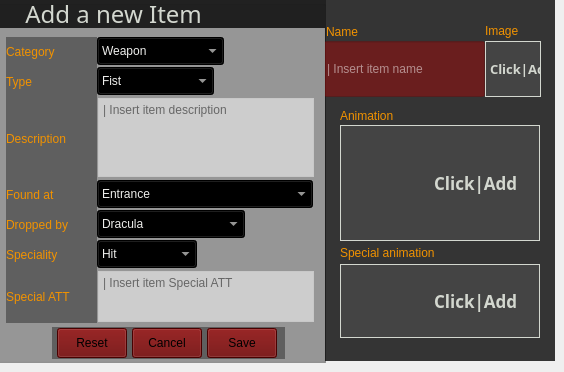
   <widget class="QWidget" name="addPage">
    <widget class="QGroupBox" name="addGroupBox">
     <property name="geometry">
      <rect>
       <x>-12</x>
       <y>0</y>
       <width>338</width>
       <height>363</height>
      </rect>
     </property>
     <property name="minimumSize">
      <size>
       <width>338</width>
       <height>363</height>
      </size>
     </property>
     <property name="maximumSize">
      <size>
       <width>333</width>
       <height>363</height>
      </size>
     </property>
     <property name="styleSheet">
      <string notr="true">background-color: rgba(0, 0, 0, 93);</string>
     </property>
     <property name="title">
      <string/>
     </property>
     <property name="flat">
      <bool>false</bool>
     </property>
     <widget class="QLabel" name="addTypeLabel">
      <property name="geometry">
       <rect>
        <x>18</x>
        <y>67</y>
        <width>91</width>
        <height>30</height>
       </rect>
      </property>
      <property name="styleSheet">
       <string notr="true">background-color: rgba(0, 0, 0, 93);
font: 75 italic 11pt &quot;URW Bookman L&quot;;
color: rgb(241, 146, 0);</string>
      </property>
      <property name="text">
       <string>Type</string>
      </property>
     </widget>
     <widget class="QLabel" name="addDescriptionLabel">
      <property name="geometry">
       <rect>
        <x>18</x>
        <y>97</y>
        <width>91</width>
        <height>83</height>
       </rect>
      </property>
      <property name="styleSheet">
       <string notr="true">background-color: rgba(0, 0, 0, 93);
font: 75 italic 11pt &quot;URW Bookman L&quot;;
color: rgb(241, 146, 0);</string>
      </property>
      <property name="text">
       <string>Description</string>
      </property>
     </widget>
     <widget class="QLabel" name="addFoundLabel">
      <property name="geometry">
       <rect>
        <x>18</x>
        <y>180</y>
        <width>91</width>
        <height>30</height>
       </rect>
      </property>
      <property name="styleSheet">
       <string notr="true">background-color: rgba(0, 0, 0, 93);
font: 75 italic 11pt &quot;URW Bookman L&quot;;
color: rgb(241, 146, 0);</string>
      </property>
      <property name="text">
       <string>Found at</string>
      </property>
     </widget>
     <widget class="QLabel" name="addDroppedLabel">
      <property name="geometry">
       <rect>
        <x>18</x>
        <y>210</y>
        <width>91</width>
        <height>30</height>
       </rect>
      </property>
      <property name="styleSheet">
       <string notr="true">background-color: rgba(0, 0, 0, 93);
font: 75 italic 11pt &quot;URW Bookman L&quot;;
color: rgb(241, 146, 0);</string>
      </property>
      <property name="text">
       <string>Dropped by</string>
      </property>
     </widget>
     <widget class="QLabel" name="addSpecialityLabel">
      <property name="geometry">
       <rect>
        <x>18</x>
        <y>240</y>
        <width>91</width>
        <height>30</height>
       </rect>
      </property>
      <property name="styleSheet">
       <string notr="true">background-color: rgba(0, 0, 0, 93);
font: 75 italic 11pt &quot;URW Bookman L&quot;;
color: rgb(241, 146, 0);</string>
      </property>
      <property name="text">
       <string>Speciality</string>
      </property>
     </widget>
     <widget class="QLabel" name="addSpecialAttLabel">
      <property name="geometry">
       <rect>
        <x>18</x>
        <y>270</y>
        <width>91</width>
        <height>53</height>
       </rect>
      </property>
      <property name="styleSheet">
       <string notr="true">background-color: rgba(0, 0, 0, 93);
font: 75 italic 11pt &quot;URW Bookman L&quot;;
color: rgb(241, 146, 0);</string>
      </property>
      <property name="text">
       <string>Special ATT</string>
      </property>
     </widget>
     <widget class="QComboBox" name="addTypeBox">
      <property name="geometry">
       <rect>
        <x>109</x>
        <y>67</y>
        <width>117</width>
        <height>28</height>
       </rect>
      </property>
      <property name="styleSheet">
       <string notr="true">background-color: rgb(0, 0, 0);
font: 12pt &quot;URW Bookman L&quot;;
color: rgb(238, 238, 236);
gridline-color: rgb(46, 52, 54);
selection-color: rgb(0, 0, 0);
selection-background-color: rgb(181, 0, 0);

</string>
      </property>
      <item>
       <property name="text">
        <string>Fist</string>
       </property>
      </item>
      <item>
       <property name="text">
        <string>Club</string>
       </property>
      </item>
      <item>
       <property name="text">
        <string>Two Hand</string>
       </property>
      </item>
      <item>
       <property name="text">
        <string>Throw One</string>
       </property>
      </item>
      <item>
       <property name="text">
        <string>Sword</string>
       </property>
      </item>
      <item>
       <property name="text">
        <string>Dagger</string>
       </property>
      </item>
     </widget>
     <widget class="QComboBox" name="addSpecialityBox">
      <property name="geometry">
       <rect>
        <x>109</x>
        <y>240</y>
        <width>100</width>
        <height>28</height>
       </rect>
      </property>
      <property name="styleSheet">
       <string notr="true">background-color: rgb(0, 0, 0);
font: 12pt &quot;URW Bookman L&quot;;
color: rgb(238, 238, 236);
gridline-color: rgb(46, 52, 54);
selection-color: rgb(0, 0, 0);
selection-background-color: rgb(181, 0, 0);

</string>
      </property>
      <item>
       <property name="text">
        <string>Hit</string>
       </property>
      </item>
      <item>
       <property name="text">
        <string>Cut</string>
       </property>
      </item>
      <item>
       <property name="text">
        <string>Curse</string>
       </property>
      </item>
      <item>
       <property name="text">
        <string>Poison</string>
       </property>
      </item>
      <item>
       <property name="text">
        <string>Stone</string>
       </property>
      </item>
      <item>
       <property name="text">
        <string>Fire</string>
       </property>
      </item>
      <item>
       <property name="text">
        <string>Ice</string>
       </property>
      </item>
      <item>
       <property name="text">
        <string>Thunder</string>
       </property>
      </item>
      <item>
       <property name="text">
        <string>Holly</string>
       </property>
      </item>
      <item>
       <property name="text">
        <string>Dark</string>
       </property>
      </item>
     </widget>
     <widget class="QComboBox" name="addFoundBox">
      <property name="geometry">
       <rect>
        <x>109</x>
        <y>180</y>
        <width>216</width>
        <height>28</height>
       </rect>
      </property>
      <property name="styleSheet">
       <string notr="true">background-color: rgb(0, 0, 0);
font: 12pt &quot;URW Bookman L&quot;;
color: rgb(238, 238, 236);
gridline-color: rgb(46, 52, 54);
selection-color: rgb(0, 0, 0);
selection-background-color: rgb(181, 0, 0);

</string>
      </property>
      <item>
       <property name="text">
        <string>Entrance</string>
       </property>
      </item>
      <item>
       <property name="text">
        <string>Alchemy Laboratory</string>
       </property>
      </item>
      <item>
       <property name="text">
        <string>Marble Gallery</string>
       </property>
      </item>
      <item>
       <property name="text">
        <string>Cursed Prison</string>
       </property>
      </item>
      <item>
       <property name="text">
        <string>Outer Wall</string>
       </property>
      </item>
      <item>
       <property name="text">
        <string>Long Library</string>
       </property>
      </item>
      <item>
       <property name="text">
        <string>Underground Caverns</string>
       </property>
      </item>
      <item>
       <property name="text">
        <string>Royal Chapel</string>
       </property>
      </item>
      <item>
       <property name="text">
        <string>Castle Keep</string>
       </property>
      </item>
      <item>
       <property name="text">
        <string>Underground Garden</string>
       </property>
      </item>
      <item>
       <property name="text">
        <string>Olrox's Quarters</string>
       </property>
      </item>
      <item>
       <property name="text">
        <string>Colosseum</string>
       </property>
      </item>
      <item>
       <property name="text">
        <string>Abandoned Mine</string>
       </property>
      </item>
      <item>
       <property name="text">
        <string>Catacombs</string>
       </property>
      </item>
      <item>
       <property name="text">
        <string>Clock Tower</string>
       </property>
      </item>
      <item>
       <property name="text">
        <string>Master of the Castle</string>
       </property>
      </item>
      <item>
       <property name="text">
        <string>Reverse Keep</string>
       </property>
      </item>
      <item>
       <property name="text">
        <string>Reverse Clock Tower</string>
       </property>
      </item>
      <item>
       <property name="text">
        <string>Reverse Outer Wall</string>
       </property>
      </item>
      <item>
       <property name="text">
        <string>Forbidden Library</string>
       </property>
      </item>
      <item>
       <property name="text">
        <string>Black Marble Gallery</string>
       </property>
      </item>
      <item>
       <property name="text">
        <string>Death Wing's Lair</string>
       </property>
      </item>
      <item>
       <property name="text">
        <string>Reverse Colosseum</string>
       </property>
      </item>
      <item>
       <property name="text">
        <string>Anti-Chapel</string>
       </property>
      </item>
      <item>
       <property name="text">
        <string>Reverse Caverns</string>
       </property>
      </item>
      <item>
       <property name="text">
        <string>Reverse Cursed Prison</string>
       </property>
      </item>
      <item>
       <property name="text">
        <string>Necromancy Laboratory</string>
       </property>
      </item>
      <item>
       <property name="text">
        <string>Reverse Entrance</string>
       </property>
      </item>
      <item>
       <property name="text">
        <string>Hell Garden</string>
       </property>
      </item>
      <item>
       <property name="text">
        <string>Cave</string>
       </property>
      </item>
      <item>
       <property name="text">
        <string>Floating Catacombs</string>
       </property>
      </item>
      <item>
       <property name="text">
        <string>Final Showdown</string>
       </property>
      </item>
     </widget>
     <widget class="QComboBox" name="addDroppedBox">
      <property name="geometry">
       <rect>
        <x>109</x>
        <y>210</y>
        <width>148</width>
        <height>28</height>
       </rect>
      </property>
      <property name="styleSheet">
       <string notr="true">background-color: rgb(0, 0, 0);
font: 12pt &quot;URW Bookman L&quot;;
color: rgb(238, 238, 236);
gridline-color: rgb(46, 52, 54);
selection-color: rgb(0, 0, 0);
selection-background-color: rgb(181, 0, 0);

</string>
      </property>
      <item>
       <property name="text">
        <string>Dracula</string>
       </property>
      </item>
      <item>
       <property name="text">
        <string>Blood Skeleton</string>
       </property>
      </item>
      <item>
       <property name="text">
        <string>Bat</string>
       </property>
      </item>
      <item>
       <property name="text">
        <string>Stone Skull</string>
       </property>
      </item>
      <item>
       <property name="text">
        <string>Zombie</string>
       </property>
      </item>
      <item>
       <property name="text">
        <string>Merman</string>
       </property>
      </item>
      <item>
       <property name="text">
        <string>Skeleton</string>
       </property>
      </item>
      <item>
       <property name="text">
        <string>Warg</string>
       </property>
      </item>
      <item>
       <property name="text">
        <string>Bone Scimitar</string>
       </property>
      </item>
      <item>
       <property name="text">
        <string>Merman</string>
       </property>
      </item>
      <item>
       <property name="text">
        <string>Spittle Bone</string>
       </property>
      </item>
      <item>
       <property name="text">
        <string>Axe Knight</string>
       </property>
      </item>
     </widget>
     <widget class="QTextEdit" name="addDescriptionEdit">
      <property name="geometry">
       <rect>
        <x>110</x>
        <y>98</y>
        <width>216</width>
        <height>79</height>
       </rect>
      </property>
      <property name="styleSheet">
       <string notr="true">background-color: rgba(255, 255, 255, 134);
font: 12pt &quot;URW Bookman L&quot;;
color: rgb(0, 0, 0);</string>
      </property>
      <property name="placeholderText">
       <string>| Insert item description</string>
      </property>
     </widget>
     <widget class="QTextEdit" name="addSpecialAttEdit">
      <property name="geometry">
       <rect>
        <x>110</x>
        <y>271</y>
        <width>216</width>
        <height>51</height>
       </rect>
      </property>
      <property name="maximumSize">
       <size>
        <width>228</width>
        <height>60</height>
       </size>
      </property>
      <property name="styleSheet">
       <string notr="true">background-color: rgba(255, 255, 255, 134);
font: 12pt &quot;URW Bookman L&quot;;
color: rgb(0, 0, 0);</string>
      </property>
      <property name="placeholderText">
       <string>| Insert item Special ATT</string>
      </property>
     </widget>
     <widget class="QLabel" name="addTitleLabel">
      <property name="geometry">
       <rect>
        <x>0</x>
        <y>0</y>
        <width>337</width>
        <height>28</height>
       </rect>
      </property>
      <property name="font">
       <font>
        <family>Ubuntu Condensed</family>
        <pointsize>18</pointsize>
        <weight>9</weight>
        <italic>false</italic>
        <bold>false</bold>
       </font>
      </property>
      <property name="styleSheet">
       <string notr="true">background-color: rgba(0, 0, 0, 200);
font: 75 18pt &quot;Ubuntu Condensed&quot;;
color: rgb(211, 215, 207);</string>
      </property>
      <property name="text">
       <string>      Add a new Item</string>
      </property>
     </widget>
     <widget class="QLabel" name="addCategoryLabel">
      <property name="geometry">
       <rect>
        <x>18</x>
        <y>37</y>
        <width>91</width>
        <height>30</height>
       </rect>
      </property>
      <property name="styleSheet">
       <string notr="true">background-color: rgba(0, 0, 0, 93);
font: 75 italic 11pt &quot;URW Bookman L&quot;;
color: rgb(241, 146, 0);</string>
      </property>
      <property name="text">
       <string>Category</string>
      </property>
     </widget>
     <widget class="QComboBox" name="addCategoryBox">
      <property name="geometry">
       <rect>
        <x>109</x>
        <y>37</y>
        <width>127</width>
        <height>28</height>
       </rect>
      </property>
      <property name="styleSheet">
       <string notr="true">background-color: rgb(0, 0, 0);
font: 12pt &quot;URW Bookman L&quot;;
color: rgb(238, 238, 236);
gridline-color: rgb(46, 52, 54);
selection-color: rgb(0, 0, 0);
selection-background-color: rgb(181, 0, 0);

</string>
      </property>
      <item>
       <property name="text">
        <string>Weapon</string>
       </property>
      </item>
      <item>
       <property name="text">
        <string>Armor</string>
       </property>
      </item>
      <item>
       <property name="text">
        <string>Shield</string>
       </property>
      </item>
      <item>
       <property name="text">
        <string>Relic</string>
       </property>
      </item>
      <item>
       <property name="text">
        <string>Card</string>
       </property>
      </item>
      <item>
       <property name="text">
        <string>Consumable</string>
       </property>
      </item>
      <item>
       <property name="text">
        <string>Other</string>
       </property>
      </item>
     </widget>
     <widget class="QFrame" name="actionButtonBox">
      <property name="geometry">
       <rect>
        <x>64</x>
        <y>327</y>
        <width>233</width>
        <height>32</height>
       </rect>
      </property>
      <property name="frameShape">
       <enum>QFrame::NoFrame</enum>
      </property>
      <property name="frameShadow">
       <enum>QFrame::Plain</enum>
      </property>
      <property name="lineWidth">
       <number>0</number>
      </property>
      <layout class="QHBoxLayout" name="horizontalLayout">
       <property name="spacing">
        <number>0</number>
       </property>
       <property name="leftMargin">
        <number>0</number>
       </property>
       <property name="topMargin">
        <number>0</number>
       </property>
       <property name="rightMargin">
        <number>0</number>
       </property>
       <property name="bottomMargin">
        <number>0</number>
       </property>
       <item>
        <widget class="QPushButton" name="resetButton">
         <property name="minimumSize">
          <size>
           <width>70</width>
           <height>30</height>
          </size>
         </property>
         <property name="maximumSize">
          <size>
           <width>70</width>
           <height>30</height>
          </size>
         </property>
         <property name="cursor">
          <cursorShape>PointingHandCursor</cursorShape>
         </property>
         <property name="styleSheet">
          <string notr="true">background-color: rgb(104, 0, 0);
font: 12pt &quot;URW Bookman L&quot;;
selection-background-color: rgb(0, 0, 0);</string>
         </property>
         <property name="text">
          <string>Reset</string>
         </property>
        </widget>
       </item>
       <item>
        <widget class="QPushButton" name="cancelButton">
         <property name="minimumSize">
          <size>
           <width>70</width>
           <height>30</height>
          </size>
         </property>
         <property name="maximumSize">
          <size>
           <width>70</width>
           <height>30</height>
          </size>
         </property>
         <property name="cursor">
          <cursorShape>PointingHandCursor</cursorShape>
         </property>
         <property name="styleSheet">
          <string notr="true">background-color: rgb(104, 0, 0);
font: 12pt &quot;URW Bookman L&quot;;
selection-background-color: rgb(0, 0, 0);</string>
         </property>
         <property name="text">
          <string>Cancel</string>
         </property>
        </widget>
       </item>
       <item>
        <widget class="QPushButton" name="saveButton">
         <property name="minimumSize">
          <size>
           <width>70</width>
           <height>30</height>
          </size>
         </property>
         <property name="maximumSize">
          <size>
           <width>70</width>
           <height>30</height>
          </size>
         </property>
         <property name="cursor">
          <cursorShape>PointingHandCursor</cursorShape>
         </property>
         <property name="styleSheet">
          <string notr="true">background-color: rgb(104, 0, 0);
font: 12pt &quot;URW Bookman L&quot;;
selection-background-color: rgb(0, 0, 0);</string>
         </property>
         <property name="text">
          <string>Save</string>
         </property>
        </widget>
       </item>
      </layout>
     </widget>
    </widget>
    <widget class="QFrame" name="addItemFrame">
     <property name="geometry">
      <rect>
       <x>325</x>
       <y>0</y>
       <width>230</width>
       <height>361</height>
      </rect>
     </property>
     <property name="minimumSize">
      <size>
       <width>230</width>
       <height>361</height>
      </size>
     </property>
     <property name="maximumSize">
      <size>
       <width>230</width>
       <height>361</height>
      </size>
     </property>
     <property name="styleSheet">
      <string notr="true">background-color: rgba(0, 0, 0, 200);
color: rgba(181, 0, 0, 107);</string>
     </property>
     <property name="frameShape">
      <enum>QFrame::NoFrame</enum>
     </property>
     <property name="frameShadow">
      <enum>QFrame::Plain</enum>
     </property>
     <property name="lineWidth">
      <number>1</number>
     </property>
     <widget class="QLabel" name="addItemImage">
      <property name="geometry">
       <rect>
        <x>160</x>
        <y>41</y>
        <width>56</width>
        <height>56</height>
       </rect>
      </property>
      <property name="minimumSize">
       <size>
        <width>56</width>
        <height>56</height>
       </size>
      </property>
      <property name="maximumSize">
       <size>
        <width>56</width>
        <height>56</height>
       </size>
      </property>
      <property name="font">
       <font>
        <family>Ubuntu Condensed</family>
        <pointsize>10</pointsize>
        <weight>75</weight>
        <italic>false</italic>
        <bold>true</bold>
        <underline>false</underline>
        <strikeout>false</strikeout>
        <kerning>true</kerning>
       </font>
      </property>
      <property name="cursor">
       <cursorShape>PointingHandCursor</cursorShape>
      </property>
      <property name="styleSheet">
       <string notr="true">background-color: rgba(81, 81, 81, 143);
color: rgb(211, 215, 207);


</string>
      </property>
      <property name="inputMethodHints">
       <set>Qt::ImhNone</set>
      </property>
      <property name="frameShape">
       <enum>QFrame::Box</enum>
      </property>
      <property name="frameShadow">
       <enum>QFrame::Plain</enum>
      </property>
      <property name="lineWidth">
       <number>1</number>
      </property>
      <property name="midLineWidth">
       <number>1</number>
      </property>
      <property name="text">
       <string>Click|Add</string>
      </property>
      <property name="scaledContents">
       <bool>true</bool>
      </property>
     </widget>
     <widget class="QLabel" name="addGifAnimation">
      <property name="enabled">
       <bool>true</bool>
      </property>
      <property name="geometry">
       <rect>
        <x>15</x>
        <y>125</y>
        <width>200</width>
        <height>116</height>
       </rect>
      </property>
      <property name="minimumSize">
       <size>
        <width>200</width>
        <height>116</height>
       </size>
      </property>
      <property name="maximumSize">
       <size>
        <width>200</width>
        <height>116</height>
       </size>
      </property>
      <property name="font">
       <font>
        <family>Ubuntu Condensed</family>
        <pointsize>13</pointsize>
        <weight>75</weight>
        <bold>true</bold>
       </font>
      </property>
      <property name="cursor">
       <cursorShape>PointingHandCursor</cursorShape>
      </property>
      <property name="mouseTracking">
       <bool>false</bool>
      </property>
      <property name="styleSheet">
       <string notr="true">background-color: rgba(81, 81, 81, 143);
color: rgb(211, 215, 207);</string>
      </property>
      <property name="frameShape">
       <enum>QFrame::Box</enum>
      </property>
      <property name="frameShadow">
       <enum>QFrame::Plain</enum>
      </property>
      <property name="lineWidth">
       <number>1</number>
      </property>
      <property name="midLineWidth">
       <number>1</number>
      </property>
      <property name="text">
       <string>                    Click|Add</string>
      </property>
      <property name="scaledContents">
       <bool>true</bool>
      </property>
      <property name="wordWrap">
       <bool>false</bool>
      </property>
      <property name="margin">
       <number>0</number>
      </property>
     </widget>
     <widget class="QLabel" name="addGifSpecial">
      <property name="enabled">
       <bool>true</bool>
      </property>
      <property name="geometry">
       <rect>
        <x>15</x>
        <y>264</y>
        <width>200</width>
        <height>74</height>
       </rect>
      </property>
      <property name="minimumSize">
       <size>
        <width>200</width>
        <height>74</height>
       </size>
      </property>
      <property name="maximumSize">
       <size>
        <width>200</width>
        <height>74</height>
       </size>
      </property>
      <property name="font">
       <font>
        <family>Ubuntu Condensed</family>
        <pointsize>13</pointsize>
        <weight>75</weight>
        <bold>true</bold>
       </font>
      </property>
      <property name="cursor">
       <cursorShape>PointingHandCursor</cursorShape>
      </property>
      <property name="styleSheet">
       <string notr="true">background-color: rgba(81, 81, 81, 143);
color: rgb(211, 215, 207);


</string>
      </property>
      <property name="frameShape">
       <enum>QFrame::Box</enum>
      </property>
      <property name="frameShadow">
       <enum>QFrame::Plain</enum>
      </property>
      <property name="lineWidth">
       <number>1</number>
      </property>
      <property name="midLineWidth">
       <number>1</number>
      </property>
      <property name="text">
       <string>                    Click|Add</string>
      </property>
      <property name="scaledContents">
       <bool>true</bool>
      </property>
      <property name="wordWrap">
       <bool>false</bool>
      </property>
      <property name="margin">
       <number>0</number>
      </property>
     </widget>
     <widget class="QLineEdit" name="addNameEdit">
      <property name="geometry">
       <rect>
        <x>-1</x>
        <y>41</y>
        <width>161</width>
        <height>56</height>
       </rect>
      </property>
      <property name="minimumSize">
       <size>
        <width>161</width>
        <height>56</height>
       </size>
      </property>
      <property name="maximumSize">
       <size>
        <width>161</width>
        <height>56</height>
       </size>
      </property>
      <property name="styleSheet">
       <string notr="true">font: 75 bold 16pt &quot;Ubuntu Condensed&quot;;
background-color: rgba(181, 0, 0, 107);
color: rgb(255, 255, 255);
selection-background-color: rgb(0, 0, 0);</string>
      </property>
      <property name="text">
       <string/>
      </property>
      <property name="placeholderText">
       <string>| Insert item name</string>
      </property>
     </widget>
     <widget class="QLabel" name="addNameLabel">
      <property name="geometry">
       <rect>
        <x>1</x>
        <y>21</y>
        <width>41</width>
        <height>21</height>
       </rect>
      </property>
      <property name="styleSheet">
       <string notr="true">background-color: rgba(191, 64, 64, 0);
font: 75 italic 11pt &quot;URW Bookman L&quot;;
color: rgb(241, 146, 0);</string>
      </property>
      <property name="text">
       <string>Name</string>
      </property>
     </widget>
     <widget class="QLabel" name="addImageLabel">
      <property name="geometry">
       <rect>
        <x>160</x>
        <y>20</y>
        <width>51</width>
        <height>21</height>
       </rect>
      </property>
      <property name="styleSheet">
       <string notr="true">font: 75 italic 11pt &quot;URW Bookman L&quot;;
color: rgb(241, 146, 0);
background-color: rgba(191, 64, 64, 0);</string>
      </property>
      <property name="text">
       <string>Image</string>
      </property>
     </widget>
     <widget class="QLabel" name="addAnimationLabel">
      <property name="geometry">
       <rect>
        <x>15</x>
        <y>105</y>
        <width>111</width>
        <height>21</height>
       </rect>
      </property>
      <property name="styleSheet">
       <string notr="true">background-color: rgba(191, 64, 64, 0);
font: 75 italic 11pt &quot;URW Bookman L&quot;;
color: rgb(241, 146, 0);</string>
      </property>
      <property name="text">
       <string>Animation</string>
      </property>
     </widget>
     <widget class="QLabel" name="addSpecialLabel">
      <property name="geometry">
       <rect>
        <x>15</x>
        <y>242</y>
        <width>131</width>
        <height>21</height>
       </rect>
      </property>
      <property name="styleSheet">
       <string notr="true">background-color: rgba(191, 64, 64, 0);
font: 75 italic 11pt &quot;URW Bookman L&quot;;
color: rgb(241, 146, 0);</string>
      </property>
      <property name="text">
       <string>Special animation</string>
      </property>
     </widget>
    </widget>
   </widget>
